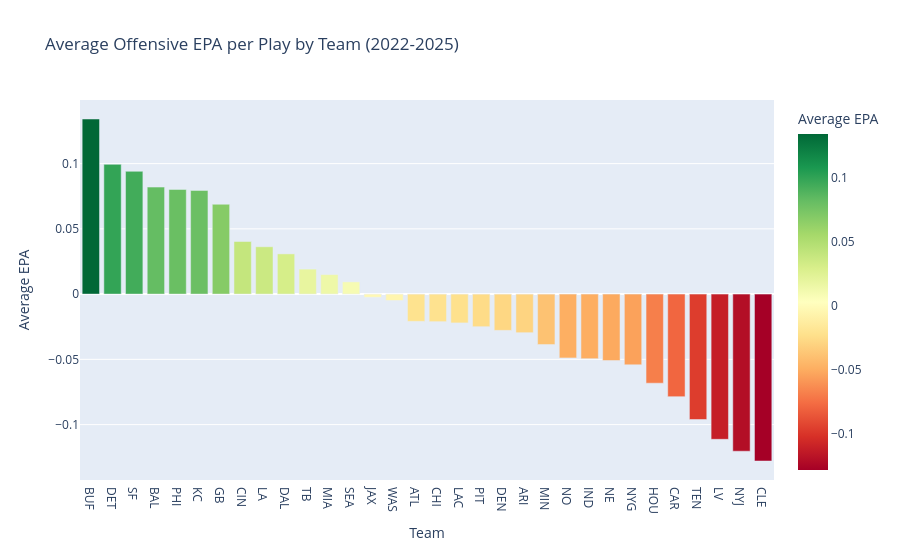

Source (notebook cell):
### Code cell
avg_team_epa = df_plays.groupby('posteam')['epa'].mean().reset_index()
avg_team_epa = avg_team_epa.sort_values('epa', ascending=False)

fig = px.bar(avg_team_epa, x='posteam', y='epa',
             title='Average Offensive EPA per Play by Team (2022-2025)',
             labels={'posteam': 'Team', 'epa': 'Average EPA'},
             color='epa',
             color_continuous_scale='RdYlGn')
fig.show()

### Figure 1 — Plotly figure (JSON) as saved in the notebook; plotly's stock layout.template omitted (floating-point values rounded to 4 significant figures)
{"data": [{"hovertemplate": "Team=%{x}<br>Average EPA=%{marker.color}<extra></extra>", "legendgroup": "", "marker": {"color": [0.1342, 0.09944, 0.09409, 0.08201, 0.08019, 0.07944, 0.06886, 0.04032, 0.03629, 0.03081, 0.01915, 0.01495, 0.009364, -0.002405, -0.0049, -0.02091, -0.02112, -0.02208, -0.02498, -0.02781, -0.02957, -0.03865, -0.0489, -0.04946, -0.05092, -0.0542, -0.06827, -0.07858, -0.09608, -0.1113, -0.1204, -0.1279], "coloraxis": "coloraxis", "pattern": {"shape": ""}}, "name": "", "orientation": "v", "showlegend": false, "textposition": "auto", "type": "bar", "x": ["BUF", "DET", "SF", "BAL", "PHI", "KC", "GB", "CIN", "LA", "DAL", "TB", "MIA", "SEA", "JAX", "WAS", "ATL", "CHI", "LAC", "PIT", "DEN", "ARI", "MIN", "NO", "IND", "NE", "NYG", "HOU", "CAR", "TEN", "LV", "NYJ", "CLE"], "xaxis": "x", "y": [0.1342, 0.09944, 0.09409, 0.08201, 0.08019, 0.07944, 0.06886, 0.04032, 0.03629, 0.03081, 0.01915, 0.01495, 0.009364, -0.002405, -0.0049, -0.02091, -0.02112, -0.02208, -0.02498, -0.02781, -0.02957, -0.03865, -0.0489, -0.04946, -0.05092, -0.0542, -0.06827, -0.07858, -0.09608, -0.1113, -0.1204, -0.1279], "yaxis": "y"}], "layout": {"barmode": "relative", "coloraxis": {"colorbar": {"title": {"text": "Average EPA"}}, "colorscale": [[0, "rgb(165,0,38)"], [0.1, "rgb(215,48,39)"], [0.2, "rgb(244,109,67)"], [0.3, "rgb(253,174,97)"], [0.4, "rgb(254,224,139)"], [0.5, "rgb(255,255,191)"], [0.6, "rgb(217,239,139)"], [0.7, "rgb(166,217,106)"], [0.8, "rgb(102,189,99)"], [0.9, "rgb(26,152,80)"], [1, "rgb(0,104,55)"]]}, "legend": {"tracegroupgap": 0}, "title": {"text": "Average Offensive EPA per Play by Team (2022-2025)"}, "xaxis": {"anchor": "y", "domain": [0, 1], "title": {"text": "Team"}}, "yaxis": {"anchor": "x", "domain": [0, 1], "title": {"text": "Average EPA"}}}}
